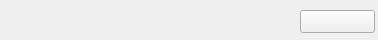
<?xml version="1.0" encoding="UTF-8"?>
<ui version="4.0">
 <class>CustomBarClass</class>
 <widget class="QWidget" name="CustomBarClass">
  <property name="geometry">
   <rect>
    <x>0</x>
    <y>0</y>
    <width>378</width>
    <height>40</height>
   </rect>
  </property>
  <property name="sizePolicy">
   <sizepolicy hsizetype="Preferred" vsizetype="Preferred">
    <horstretch>0</horstretch>
    <verstretch>0</verstretch>
   </sizepolicy>
  </property>
  <property name="windowTitle">
   <string>Form</string>
  </property>
  <widget class="QLabel" name="mTitleLabel">
   <property name="geometry">
    <rect>
     <x>10</x>
     <y>10</y>
     <width>54</width>
     <height>12</height>
    </rect>
   </property>
   <property name="text">
    <string/>
   </property>
  </widget>
  <widget class="QPushButton" name="btnClose">
   <property name="geometry">
    <rect>
     <x>300</x>
     <y>10</y>
     <width>75</width>
     <height>23</height>
    </rect>
   </property>
   <property name="text">
    <string/>
   </property>
   <property name="icon">
    <iconset resource="DesktopTools.qrc">
     <normaloff>:/DesktopTools/Resources/70BasicIcons-all-06.png</normaloff>:/DesktopTools/Resources/70BasicIcons-all-06.png</iconset>
   </property>
  </widget>
 </widget>
 <resources>
  <include location="DesktopTools.qrc"/>
 </resources>
 <connections/>
</ui>
